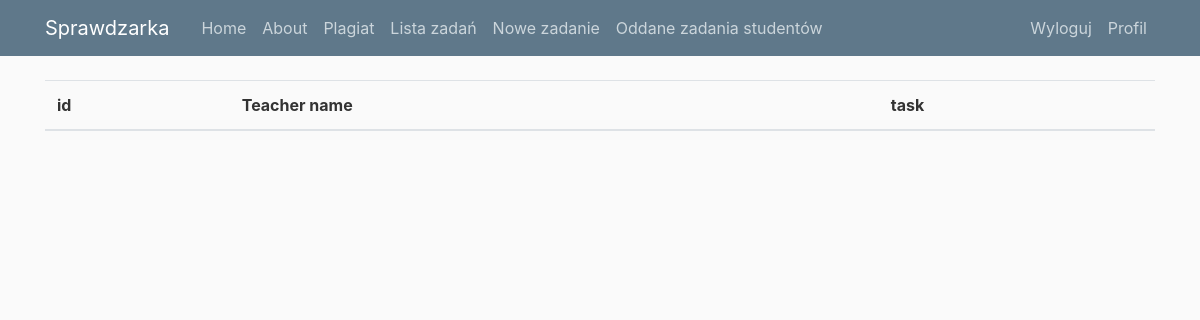
Page /task/tasklist/ (signed in) on the earlier database version.
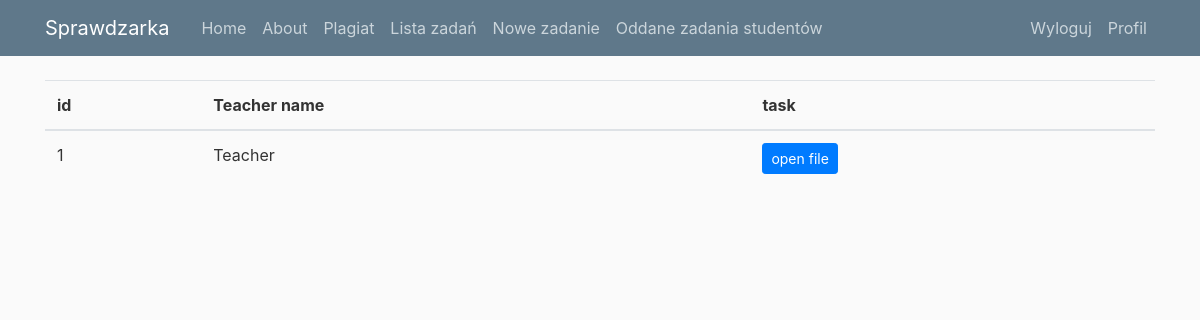
Same page on the later database version.
### upload/models.py (models this page shows)
class TaskList(models.Model):
	id = models.IntegerField(primary_key=True)
	tname = models.CharField(max_length=100)
	task = models.FileField(upload_to='task/tasklist/')

### upload/views.py (the view)
# urls.py: path('tasklist/',views.task_list, name='task-list'),
def task_list(request):
    sended=TaskList.objects.all
    return render(request,'upload/task_List.html',{'sended': sended})

### upload/templates/upload/task_List.html
{% extends "api/base.html" %}
{% block content %}
	<table class="table">
			<thead>
			<tr>
				<th>id </th>
				<th>Teacher name </th>
				<th>task</th>
			</tr>
			<tbody>
				{% for data in sended %}
					<tr>
						<td>{{data.id}}</td>
						<td>{{data.tname}}</td>
						<td>
							<a href="/{{data.task.name}}" class="btn btn-primary btn-sm">
                                open file
                            </a>
						</td>
					</tr>
				{% endfor %}
			</tbody>
			</thead>
		</table>
{% endblock %}

### api/templates/api/base.html (shortened to what this page needs)
{% load static %}
<!DOCTYPE html>
<html>
<head>
    <link rel="stylesheet" href="https://maxcdn.bootstrapcdn.com/bootstrap/4.0.0/css/bootstrap.min.css">
    <link rel="stylesheet" type="text/css" href="{% static 'api/main.css'%}">
</head>
<body>
<header class="site-header">
  <nav class="navbar navbar-expand-md navbar-dark bg-steel fixed-top">
    <div class="container">
      <a class="navbar-brand mr-4" href="/">Sprawdzarka</a>
      <div class="collapse navbar-collapse" id="navbarToggle">
        <div class="navbar-nav mr-auto">
          {% if user.is_staff %}
          <a class="nav-item nav-link" href="{% url 'api-home'%}">Home</a>
          <a class="nav-item nav-link" href="{% url 'about'%}">About</a>
          <a class="nav-item nav-link" href="{% url 'plagiat'%}">Plagiat</a>
          <a class="nav-item nav-link" href="{% url 'task-list'%}">Lista zadań</a>
          <a class="nav-item nav-link" href="{% url 'task-list-upload'%}">Nowe zadanie</a>
          <a class="nav-item nav-link" href="{% url 'sended-list'%}">Oddane zadania studentów</a>
          {% elif user.is_authenticated  %}
          <a class="nav-item nav-link" href="{% url 'api-home'%}">Home</a>
          <a class="nav-item nav-link" href="{% url 'about'%}">About</a>
          <a class="nav-item nav-link" href="{% url 'task-list'%}">Lista zadań</a>
          <a class="nav-item nav-link" href="{% url 'upload'%}">Oddaj zadanie</a>
          {% else %}
          <a class="nav-item nav-link" href="{% url 'api-home'%}">Home</a>
          <a class="nav-item nav-link" href="{% url 'about'%}">About</a>
          <a class="nav-item nav-link" href="{% url 'task-list'%}">Lista zadań</a>
          {% endif %}
        </div>
        <div class="navbar-nav">
          {% if user.is_authenticated %}
          <a class="nav-item nav-link" href="{% url 'logout'%}">Wyloguj</a>
          <a class="nav-item nav-link" href="{% url 'profile'%}">Profil</a>
          {% else %}
          <a class="nav-item nav-link" href="{% url 'login'%}">Zaloguj</a>
          <a class="nav-item nav-link" href="{% url 'register'%}">Zarejestruj</a>
          {% endif %}
        </div>
      </div>
    </div>
  </nav>
</header>
<main role="main" class="container">
  <div class="row">
    <div class="col-md-12">
      {% block content %}{% endblock %}
    </div>
  </div>
</main>
</body>
</html>

### api/static/api/main.css (style rules this page uses)
body { background: #fafafa; color: #333333; margin-top: 5rem; }
.bg-steel { background-color: #5f788a; }
.site-header .navbar-nav .nav-link { color: #cbd5db; }

Differences in the rows shown:
added TaskList: id "1", tname "Teacher"
